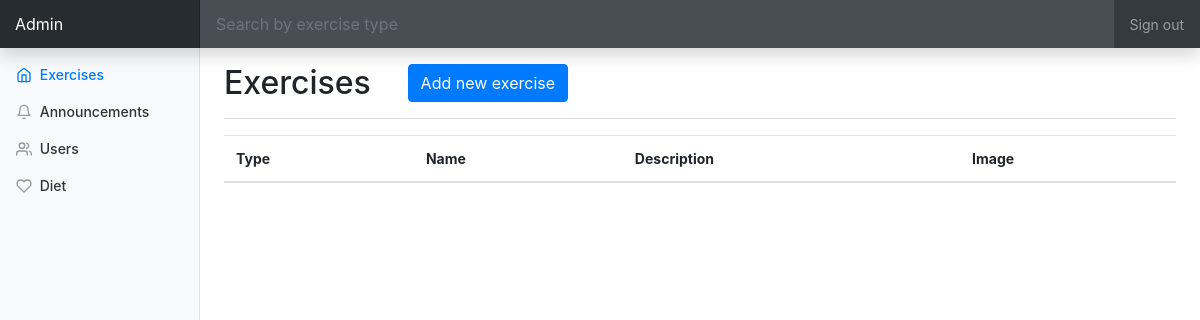
Before: /adminpage.php with the older database file.
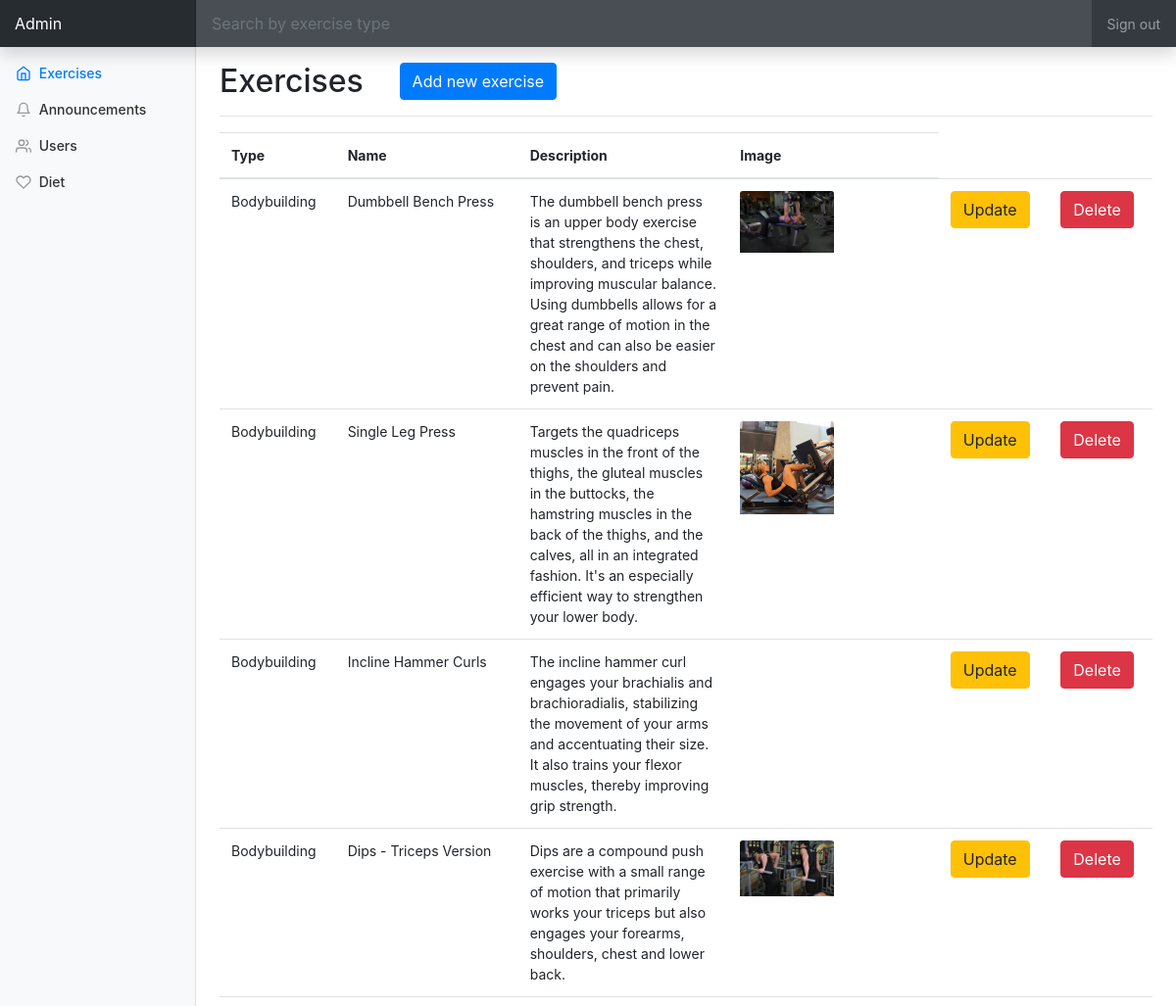
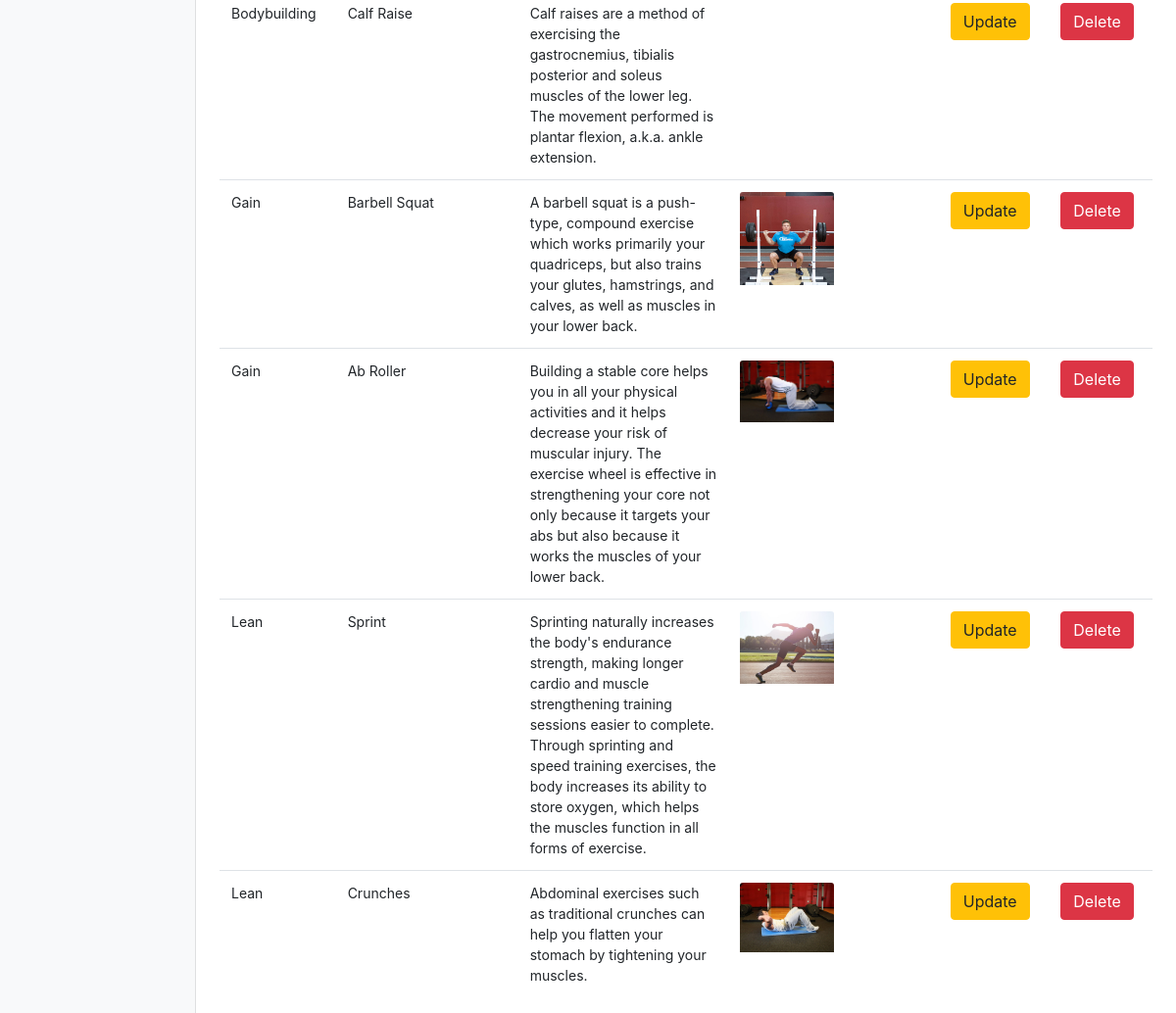
After: the same page with the newer database file (2 pictures, top to bottom).
### tables this page shows
CREATE TABLE `exercises` (
  `exercise_id` int(255) NOT NULL,
  `type` varchar(255) NOT NULL,
  `name` varchar(255) NOT NULL,
  `description` varchar(765) NOT NULL,
  `filepath` varchar(1025) NOT NULL,
  `activate` int(2) NOT NULL
);

### functions.php (called while the page is built, shortened)
<?php
	class dataOps{
		public $conn;
		public function __construct(){
			$this -> conn = mysqli_connect("localhost","root","","weighttrack");
		}
		public function retrieveExercise(){
			$sql = "SELECT * FROM exercises WHERE activate='1'";
			$exerciseArray = array();
			$res = mysqli_query($this->conn, $sql);
			while($row = mysqli_fetch_assoc($res)){
				$exerciseArray[] = $row;
			}
			return $exerciseArray;
		}
	}
?>

### adminpage.php (the view, shortened to what this page needs)
<!doctype html>
<html lang="en">
  <head>
    <?php include 'functions.php' ?>
    <link href="vendor/bootstrap/css/bootstrap.min.css" rel="stylesheet">
    <link href="css/dashboard.css" rel="stylesheet">
  </head>
  <body>
    <?php
      $dataOps = new dataOps();
      $exerciseArray = $dataOps->retrieveExercise();
    ?>
    <nav class="navbar navbar-dark fixed-top bg-dark flex-md-nowrap p-0 shadow">
      <a class="navbar-brand col-sm-3 col-md-2 mr-0" href="#">Admin</a>
      <input onkeyup="searchFunction()" id="searchInput" class="form-control form-control-dark w-100" type="text" placeholder="Search by exercise type" aria-label="Search">
      <ul class="navbar-nav px-3">
        <li class="nav-item text-nowrap">
          <a class="nav-link" href="userlogout.php">Sign out</a>
        </li>
      </ul>
    </nav>
    <div class="container-fluid">
      <div class="row">
        <nav class="col-md-2 d-none d-md-block bg-light sidebar">
          <div class="sidebar-sticky">
            <ul class="nav flex-column">
              <li class="nav-item">
                <a class="nav-link active" href="adminpage.php">
                  <span data-feather="home"></span>
                  Exercises <span class="sr-only">(current)</span>
                </a>
              </li>
              <li class="nav-item">
                <a class="nav-link" href="announcements.php">
                  <span data-feather="bell"></span>
                  Announcements
                </a>
              </li>
              <li class="nav-item">
                <a class="nav-link" href="adminuserlist.php">
                  <span data-feather="users"></span>
                  Users
                </a>
              </li>
              <li class="nav-item">
                <a class="nav-link" href="admindiet.php">
                  <span data-feather="heart"></span>
                  Diet
                </a>
              </li>
            </ul>
          </div>
        </nav>
        <main role="main" class="col-md-9 ml-sm-auto col-lg-10 px-4">
          <div class="d-flex justify-content-between flex-wrap flex-md-nowrap align-items-center pt-3 pb-2 mb-3 border-bottom">
            <div class="row">
              <div class="col-xs-6 col-md-6 col-lg-6">
            <h1 class="h2">Exercises</h1>
              </div>
              <div class="col-xs-2 col-md-2 col-lg-2">
            <button type="button" class="btn btn-primary pull-left" data-toggle="modal" data-target="#addModal">
            Add new exercise</button>
          </div>
            </div>
          </div>
           <table class="table table-hover usersTable" id="exerciseTable">
                      <thead>
                       <tr>
                       <th>Type</th>
                       <th>Name</th>
                       <th>Description</th>
                      <th>Image</th>
                     </thead>
                      <?php foreach($exerciseArray as $row){ ?>
                      <tr>
                        <td><?php echo $row['type']; ?></td>
                        <td><?php echo $row['name']; ?></td>
                        <td><?php echo $row['description']; ?></td>
                        <td><?php echo '<a href="'.$row['filepath'].'"><img class="card-img-top" src="'.$row['filepath'].'" alt=""></a>'; ?></td>
                        <td><a type="button" class="btn btn-warning" name="updateBtn" href="update.php?id=<?php echo $row['exercise_id']?>" >Update</a></td>
                        <td><a type="button" onclick="return confirm('Are you sure?')" class="btn btn-danger" name="deleteBtn" href="deleteexercise.php?id=<?php echo $row['exercise_id']?>">Delete</a></td>
                      </tr>
                      <?php } ?>
           </table>
        </main>
      </div>
    </div>
  </body>
</html>

Changed rows visible on the page:
now on this page (row edited): exercises: type "Bodybuilding", name "Dumbbell Bench Press", description "The dumbbell bench press is an upper body exercise that strengthens the chest, shoulders, and triceps while improving muscular balance. Using dumbbells allows for a great range of motion in the chest and can also be easier on the shoulders and prevent pain.", filepath (picture)
now on this page (row edited): exercises: type "Bodybuilding", name "Single Leg Press", description "Targets the quadriceps muscles in the front of the thighs, the gluteal muscles in the buttocks, the hamstring muscles in the back of the thighs, and the calves, all in an integrated fashion. It's an especially efficient way to strengthen your lower body.", filepath (picture)
now on this page (row edited): exercises: type "Bodybuilding", name "Incline Hammer Curls", description "The incline hammer curl engages your brachialis and brachioradialis, stabilizing the movement of your arms and accentuating their size. It also trains your flexor muscles, thereby improving grip strength."
now on this page (row edited): exercises: type "Bodybuilding", name "Dips - Triceps Version", description "Dips are a compound push exercise with a small range of motion that primarily works your triceps but also engages your forearms, shoulders, chest and lower back.", filepath (picture)
now on this page (row edited): exercises: type "Bodybuilding", name "Calf Raise", description "Calf raises are a method of exercising the gastrocnemius, tibialis posterior and soleus muscles of the lower leg. The movement performed is plantar flexion, a.k.a. ankle extension."
now on this page (row edited): exercises: type "Gain", name "Barbell Squat", description "A barbell squat is a push-type, compound exercise which works primarily your quadriceps, but also trains your glutes, hamstrings, and calves, as well as muscles in your lower back.", filepath (picture)
now on this page (row edited): exercises: type "Gain", name "Ab Roller", description "Building a stable core helps you in all your physical activities and it helps decrease your risk of muscular injury. The exercise wheel is effective in strengthening your core not only because it targets your abs but also because it works the muscles of your lower back.", filepath (picture)
now on this page (row edited): exercises: type "Lean", name "Sprint", description "Sprinting naturally increases the body's endurance strength, making longer cardio and muscle strengthening training sessions easier to complete. Through sprinting and speed training exercises, the body increases its ability to store oxygen, which helps the muscles function in all forms of exercise.", filepath (picture)
now on this page (row edited): exercises: type "Lean", name "Crunches", description "Abdominal exercises such as traditional crunches can help you flatten your stomach by tightening your muscles.", filepath (picture)
